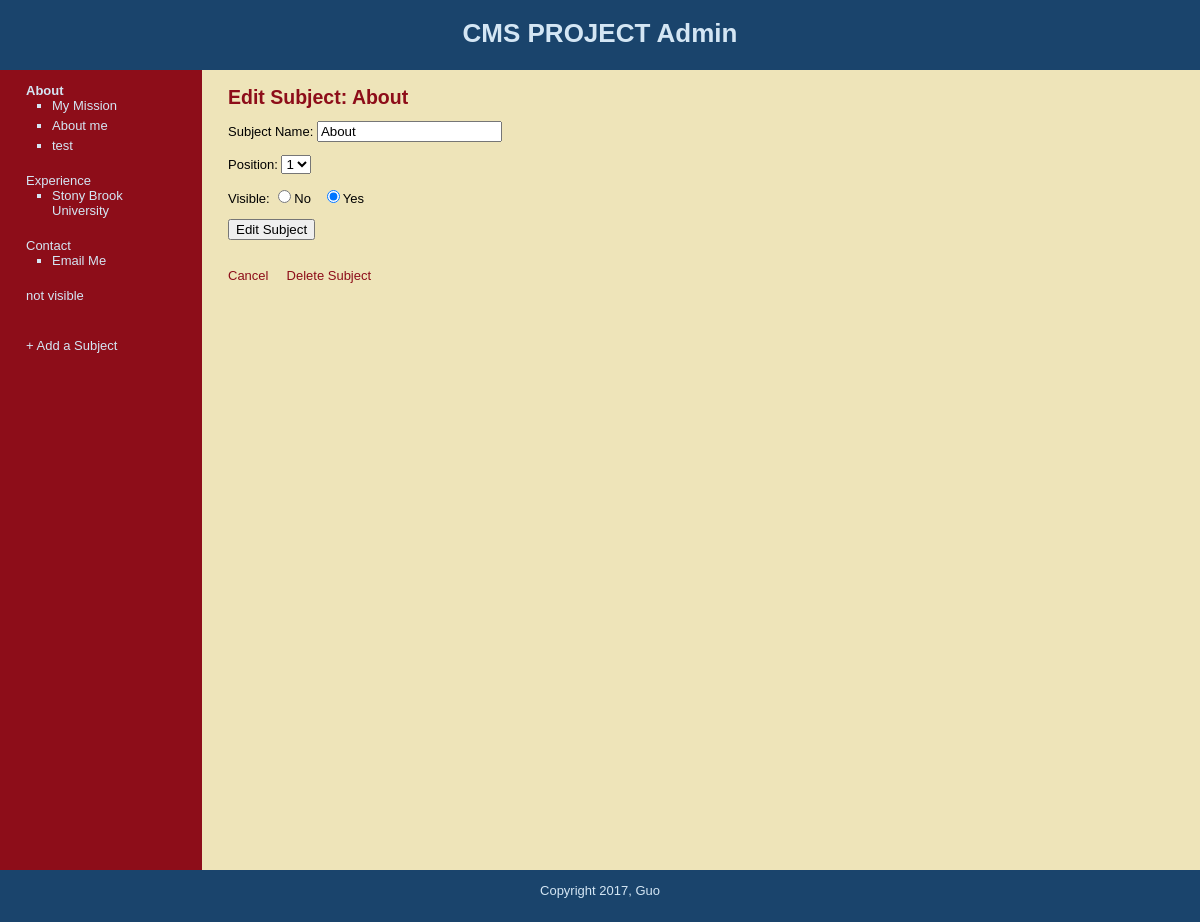
Screenshot of /edit_subject.php?subject=1 (signed in) with the database file from the repository.
### tables this page shows
CREATE TABLE `subjects` (
  `id` int(11) NOT NULL,
  `menu_name` varchar(50) NOT NULL,
  `position` int(11) NOT NULL,
  `visible` tinyint(1) NOT NULL
);

CREATE TABLE `pages` (
  `id` int(11) NOT NULL,
  `subject_id` int(11) NOT NULL,
  `menu_name` varchar(30) NOT NULL,
  `position` int(3) NOT NULL,
  `visible` tinyint(1) NOT NULL,
  `content` text
);

### public/edit_subject.php (the view, shortened to what this page needs)
<?php require_once "../includes/db_connection.php";?>
<?php require_once "../includes/functions.php";?>
<?php getCurrentPage();?>
<?php include "../includes/layouts/header.php";?>
<div id = "main">
	<div id = "navigation">
	<?php echo navigation($current_subject, $current_page, false); ?>
	<br>
	<a href="add_subject.php">+ Add a Subject</a>
	</div>
		<div id = "page">
			<h2>Edit Subject: <?php echo htmlentities($current_subject['menu_name']); ?></h2>
			<form action = "edit_subject.php?subject=<?php echo urlencode($current_subject['id']); ?>" method = "post">
			<p>Subject Name:
				<input type="text" name="menu_name" value="<?php echo htmlentities($current_subject['menu_name']); ?>">
			</p>
			<p>Position:
				<select name="position">
			<?php $subject_set = findAllSubjects(false);?>
			<?php $subject_count = mysqli_num_rows($subject_set);?>
			<?php for ($count = 1; $count <= $subject_count; $count++) {?>
				<?php echo "<option value=\"{$count}\" "; ?>
				<?php if ($current_subject['position'] == $count) {?>
					<?php echo "selected"; ?>
				<?php }?>
				<?php echo ">{$count}</option>"; ?>
			<?php }?>
				</select>
				</p>
			<p>Visible:
				<input type="radio" name="visible" value="0" <?php if ($current_subject['visible'] == 0) {echo "checked";}?>>No
				&nbsp;
				<input type="radio" name="visible" value="1" <?php if ($current_subject['visible'] == 1) {echo "checked";}?>>Yes
				</p>
			<input type="submit" name="submit" value="Edit Subject">
			</form>
			<br>
			<a href="manage_content.php" style="text-decoration:none">Cancel</a>
			<a href="delete_subject.php?subject=<?php echo urlencode($current_subject['id']); ?>" style="text-decoration:none"
			   onClick="return confirm('Are you sure?');">Delete Subject</a>
		</div>
	</div>
<?php include "../includes/layouts/footer.php";?>

### includes/functions.php (shortened to what this page needs)
<?php
function findAllSubjects($public = true) {
	global $mysqli;
	$query = "SELECT * FROM subjects ";
	$query .= "ORDER BY position asc";
	$subject_set = mysqli_query($mysqli, $query);
	return $subject_set;
}
function findPages($subject_id, $public = true) {
	global $mysqli;
	$subject_id = mysqli_real_escape_string($mysqli, $subject_id);
	$query = "SELECT * FROM pages WHERE subject_id = {$subject_id} ";
	$query .= "ORDER BY position asc";
	$page_set = mysqli_query($mysqli, $query);
	return $page_set;
}
function findSubjectByID($subject_id, $public = true) {
	global $mysqli;
	$subject_id = mysqli_real_escape_string($mysqli, $subject_id);
	$query = "SELECT * FROM subjects WHERE id = {$subject_id} ";
	$subject_set = mysqli_query($mysqli, $query);
	if ($subject = mysqli_fetch_assoc($subject_set)) {
		return $subject;
	} else {
		return null;
	}
}
function navigation($selected_subject, $selected_page, $public = true) {
	$output = "<ul class=\"subjects\">";
	$subject_set = findAllSubjects($public);
	while ($subject = mysqli_fetch_assoc($subject_set)) {
		$output .= "<li";
		if ($selected_subject["id"] == $subject["id"]) {
			$output .= " class=\"selected\"";
		}
		$output .= ">";
		if ($public) {
			$output .= "<a href=\"index.php?subject=";
		} else {
			$output .= "<a href=\"manage_content.php?subject=";
		}
		$output .= urlencode($subject["id"]);
		$output .= "\">";
		$output .= htmlentities($subject["menu_name"]);
		$output .= "</a>";
		$page_set = findPages($subject["id"], $public);
		if ($public) {
			if ($selected_subject["id"] == $subject["id"] || $selected_page["subject_id"] == $subject["id"]) {
				$output .= "<ul class=\"pages\">";
				while ($page = mysqli_fetch_assoc($page_set)) {
					$output .= "<li";
					if ($selected_page["id"] == $page["id"]) {
						$output .= " class=\"selected\"";
					}
					$output .= ">";
					$output .= "<a href=\"index.php?page=";
					$output .= urlencode($page["id"]);
					$output .= "\">";
					$output .= htmlentities($page["menu_name"]);
					$output .= "</a>";
					$output .= "</li>";
				}
				$output .= "</ul></li>";
			}
		} else {
			$output .= "<ul class=\"pages\">";
			while ($page = mysqli_fetch_assoc($page_set)) {
				$output .= "<li";
				$output .= ">";
				$output .= "<a href=\"manage_content.php?page=";
				$output .= urlencode($page["id"]);
				$output .= "\">";
				$output .= htmlentities($page["menu_name"]);
				$output .= "</a>";
				$output .= "</li>";
			}
			$output .= "</ul></li>";
		}
	}
	$output .= "</ul>";
	return $output;
}
function getCurrentPage($public = false) {
	if (isset($_GET["subject"])) {
		$current_subject = findSubjectByID($_GET["subject"], $public);
		if ($current_subject && $public) {
			$current_page = findDefaultPage($current_subject["id"]);
		} else {
			$current_page = null;
		}
	} elseif (isset($_GET["page"])) {
		$current_subject = null;
		$current_page = findPageByID($_GET["page"], $public);
	} else {
		$current_subject = null;
		$current_page = null;
	}
}

### public/stylesheets/public.css (style rules this page uses)
html { height: 100%; width: 100%; }
body { width: 100%; height: 100%; margin: 0; padding: 0; border: 0; font-family: Verdana, Arial, Helvetica, sans-serif; font-size: 13px; line-height: 15px; background: #EEE4B9; }
a { color: #8D0D19; }
#main { width: 100%; margin: 0; padding: 0; background: #EEE4B9; }
#navigation { float: left; width: 150px; height: 100%; margin: 0; padding: 0 2em; color: #D4E6F4; background: #8D0D19; }
#navigation a { color: #D4E6F4; text-decoration: none; }
ul.subjects { margin: 1em 0; padding-left: 0; list-style: none; }
ul.pages { padding-left: 2em; list-style: square; font-weight: normal; }
li { margin-bottom: 5px; }
li:last-child { margin-bottom: 20px; }
.selected { font-weight: bold; }
#page { float: left; height: 100%; padding-left: 2em; vertical-align: top; background: #EEE4B9; }
#page h2 { color: #8D0D19; margin-top: 1em; }

### rows the page displays
subjects: value "About", menu_name "About", position "1", visible "☑"
pages: value "My Mission"
pages: value "About me"
pages: value "test"
subjects: value "Experience"
pages: value "Stony Brook University"
subjects: value "Contact"
pages: value "Email Me"
subjects: value "not visible"
